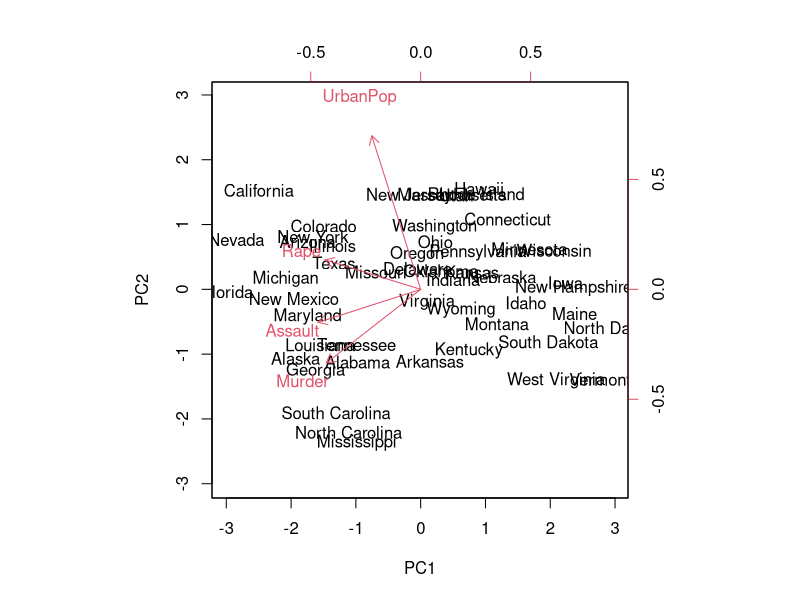
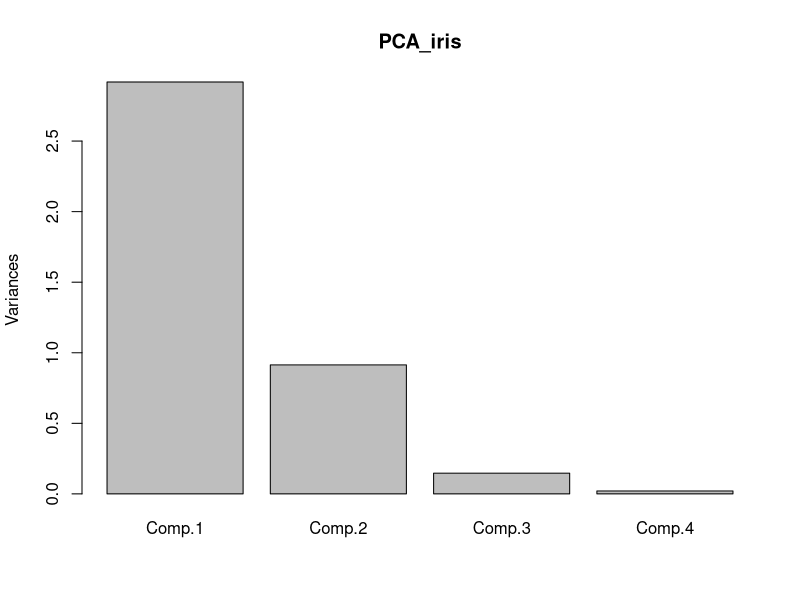
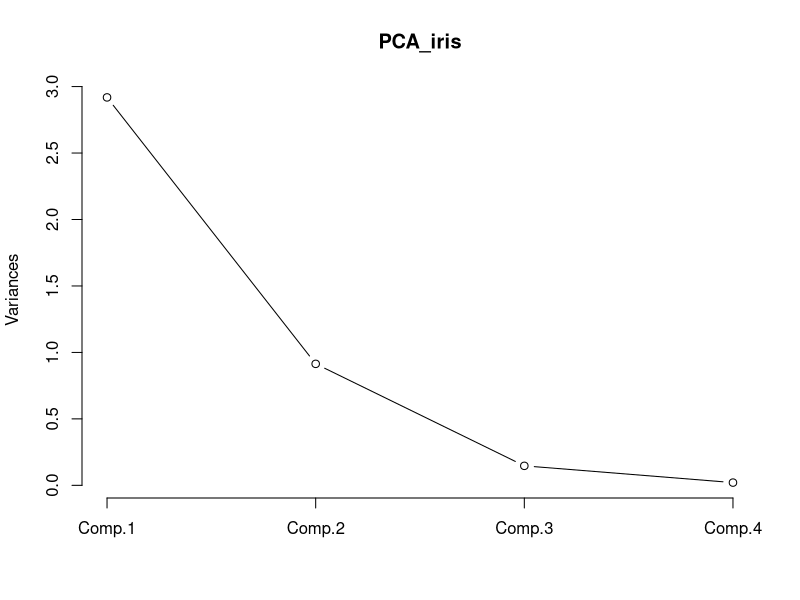
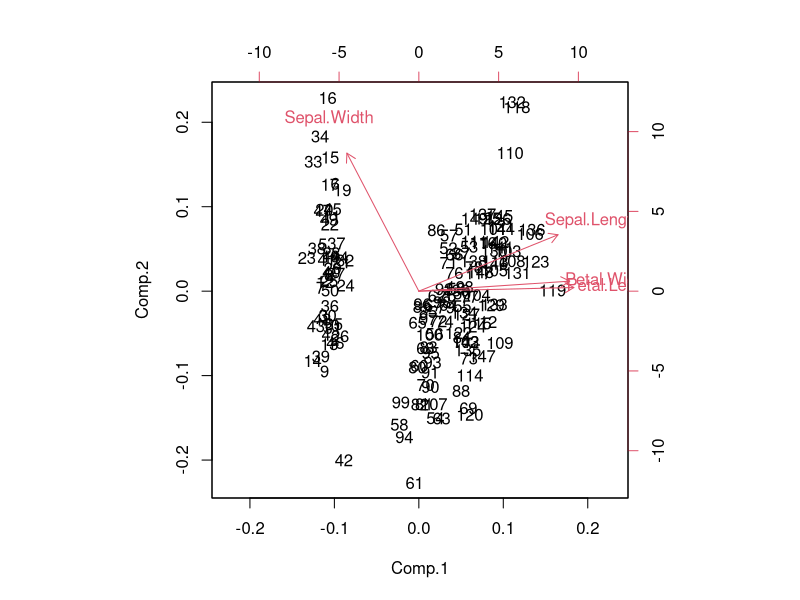
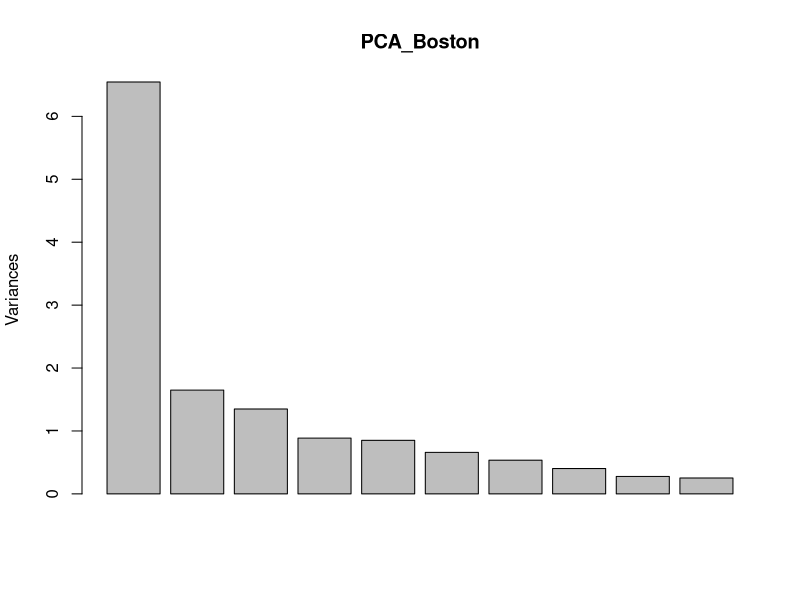
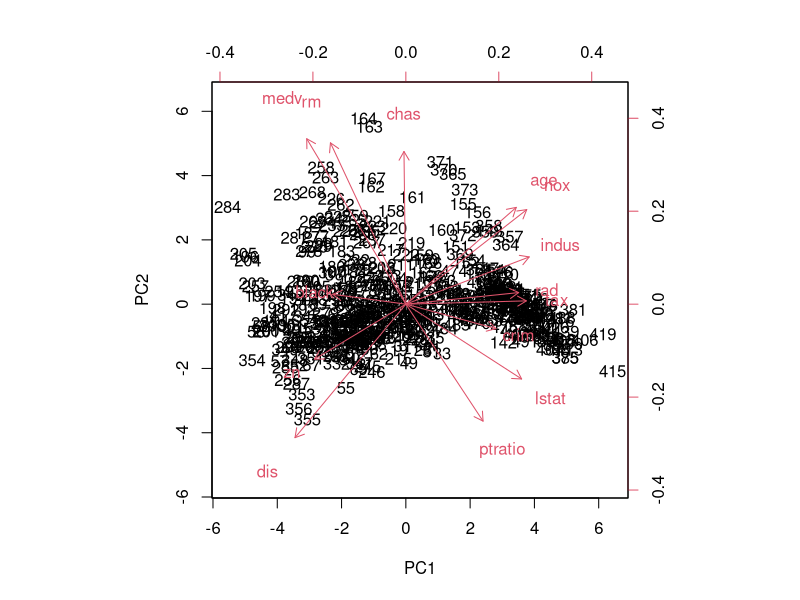

Write R code to recreate these figures, in order.
# Inclass practice
# Name: Yueyang Li

## PCA, USArrests
data("USArrests")

# rownames
states <- row.names(USArrests)
states

# colnames
names(USArrests)

# apply mean / var function to each column
# 2: by col
# 1: by row
apply(USArrests, 2, mean)
apply(USArrests, 2, var)

# perform PCA using prcomp()
pr.out <- prcomp(USArrests, scale. = T)
names(pr.out)

# means and sds of variables
# same as result of previous apply function
pr.out$center
pr.out$scale

# loadings
pr.out$rotation

# principal component score vector
pr.out$x

# plot the first two pcs
# scale = 0 means the center of each axis is 0
biplot(pr.out, scale = 0)

# sds of each pc
pr.out$sdev

# compute the propotion of variance explained by each pc
pr.var <- pr.out$sdev ^ 2
pve <- pr.var / sum(pr.var)
pve


## ======================================
## PCA, Iris
data("iris")
head(iris)

# subset: col 1:4
irisdata1 <- iris[, 1:4]
head(irisdata1)

# perform PCA
# cor: the calculation should use correlation matrix (or covariance matrix)
# scores: calculate score on each PC
PCA_iris <- princomp(irisdata1, cor = T, scores = T)
summary(PCA_iris)

# plot the components
plot(PCA_iris)
plot(PCA_iris, type = "l")
biplot(PCA_iris)


## =====================================
## PCA, Boston

# get the data
data(Boston, package = "MASS")

# perform PCA
# scale.: a logical value indicating whether the variables should be scaled to have unit variance before the analysis takes place
PCA_Boston <- prcomp(Boston, scale. = T)
PCA_Boston

# plot the result
plot(PCA_Boston)
biplot(PCA_Boston, scale = 0)

# summary of each pc
summary(PCA_Boston$x)